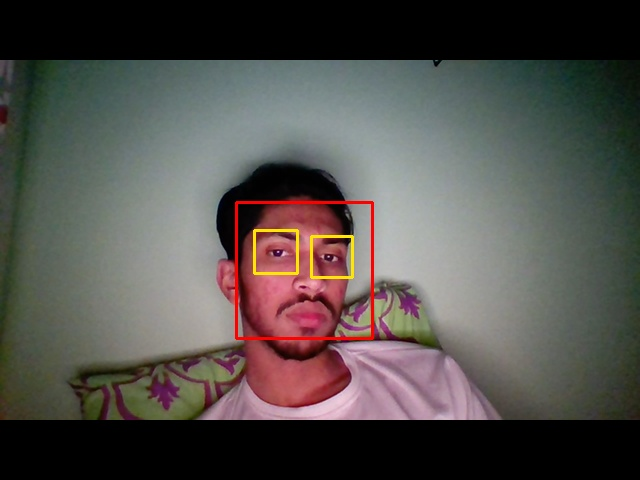
#> input picture Facedetect_webcam_0.jpg, 640 x 480 px
$ python 'face_detect Static.py'
#> lines starting #> are read from the running program, lines starting #| are printed output that depends on the picture; after the words box and inside, x2 and y2 are one past the last pixel; in counts of white or black regions, pixels touching at a corner belong together
import cv2
def detect():
    img_path=input("enter image name")
#> the answer given: Facedetect_webcam_0.jpg


# Create the haar cascade
    faceCascade = cv2.CascadeClassifier("haarcascade_frontalface_alt2.xml")

# Read the image
    image = cv2.imread(img_path)
#> image is the input picture: shape (480, 640, 3); mean B, G, R 75.1, 78.9, 82.2
    gray = cv2.cvtColor(image, cv2.COLOR_BGR2GRAY)
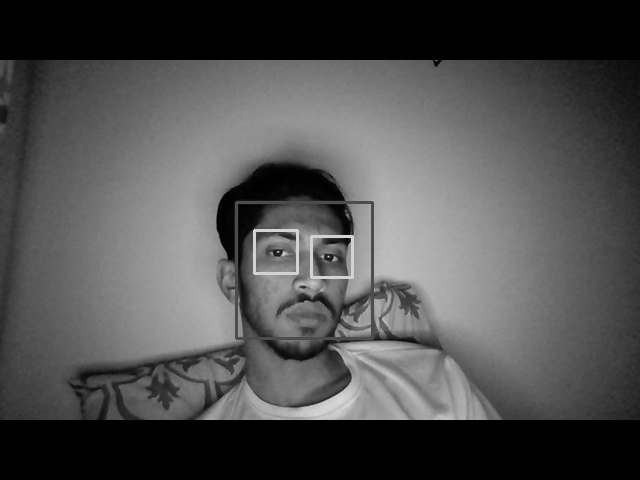
#> gray: shape (480, 640); min 0, max 217, mean 79.4

# Detect faces in the image
    faces = faceCascade.detectMultiScale(
        gray,
        scaleFactor=1.1,
        minNeighbors=6)
#> faces = [[236, 201, 140, 140]]

# Draw a rectangle around the faces
    for (x, y, w, h) in faces:
        cv2.rectangle(image, (x, y), (x+w, y+h), (0, 255, 0), 2)
#> this loop made 1 pass
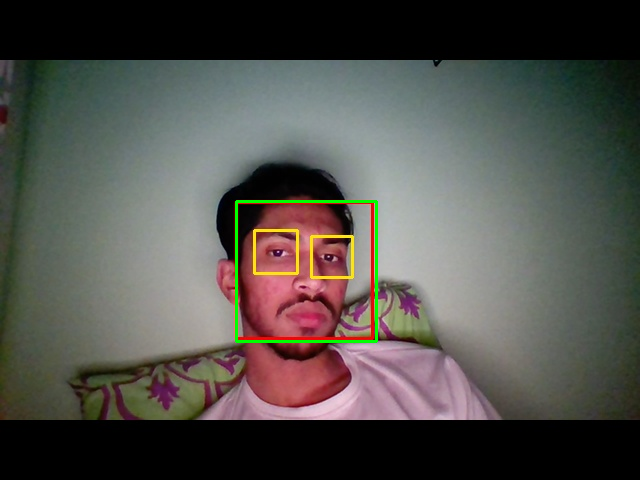
#> image: shape (480, 640, 3); 0.55% of pixels changed, all inside (x1, y1, x2, y2) = (235, 200, 378, 343)

    cv2.imshow("Faces found", image)
    print("Found {0} faces!".format(len(faces)))
#| Found 1 faces!

    cv2.waitKey(0)
    cv2.destroyAllWindows()

detect()

$ run again, on vamps.jpg
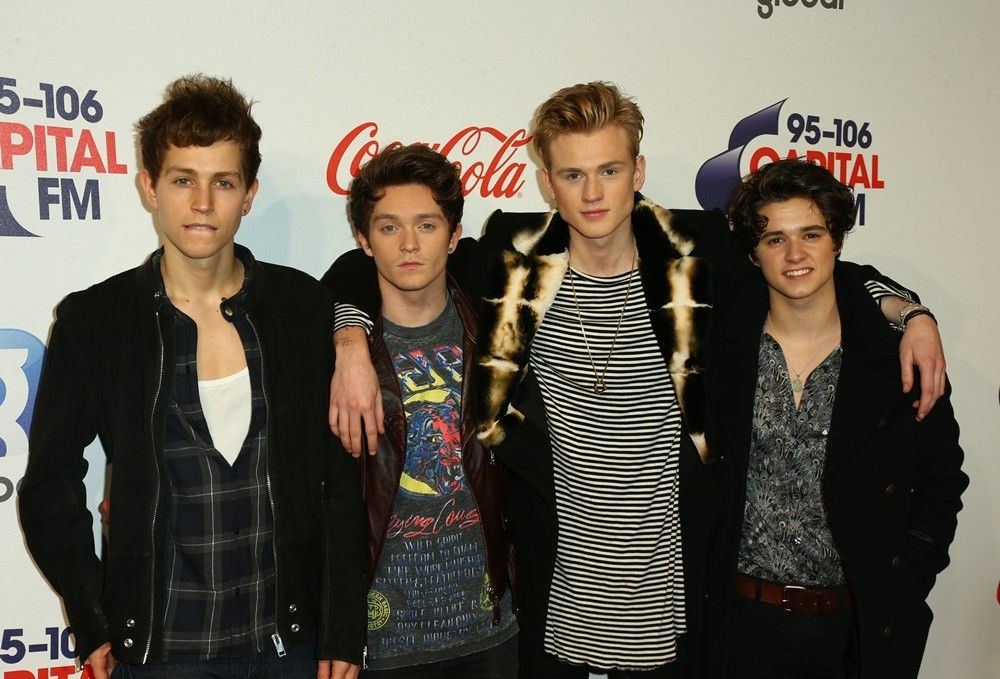
#> input picture vamps.jpg, 1000 x 679 px
#> in detect, image is the input picture: shape (679, 1000, 3); mean B, G, R 90.4, 102.5, 109.4
#> in detect, `gray = cv2.cvtColor(image, cv2.COLOR_BGR2GRAY)`:
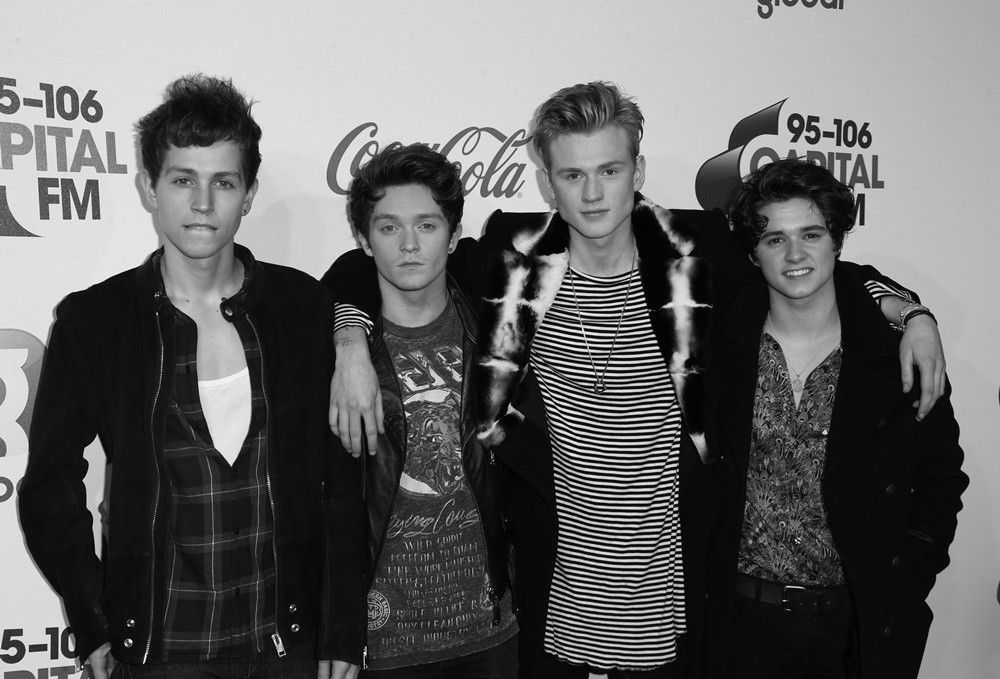
#> gray: shape (679, 1000); min 0, max 255, mean 103.2
#> faces = [[546, 138, 94, 94], [360, 188, 97, 97], [748, 203, 93, 93], [147, 139, 113, 113]]
#> the loop in detect, `for (x, y, w, h) in faces:` made 4 passes
#> after the loop in detect, `for (x, y, w, h) in faces:`:
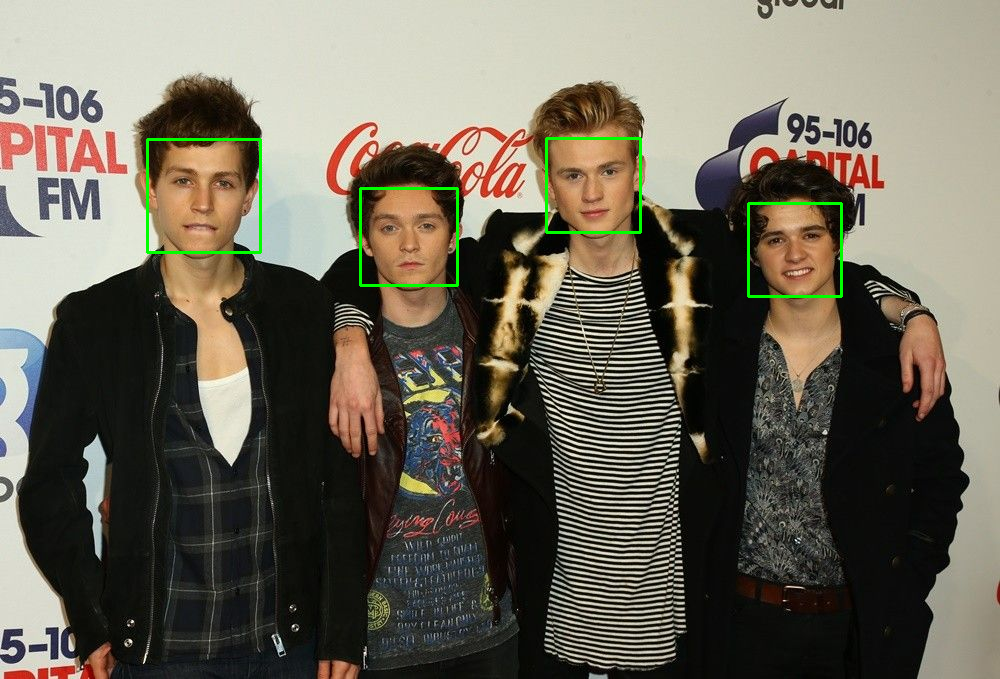
#> image: shape (679, 1000, 3); 0.7% of pixels changed, all inside (x1, y1, x2, y2) = (146, 137, 843, 298)
#| Found 4 faces!

$ run again, on Facedetect_webcam_2.png
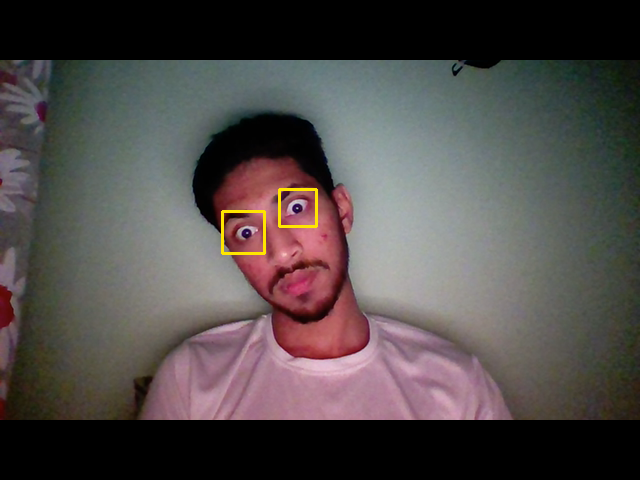
#> input picture Facedetect_webcam_2.png, 640 x 480 px
#> in detect, image is the input picture: shape (480, 640, 3); mean B, G, R 73, 74.2, 80.1
#> in detect, `gray = cv2.cvtColor(image, cv2.COLOR_BGR2GRAY)`:
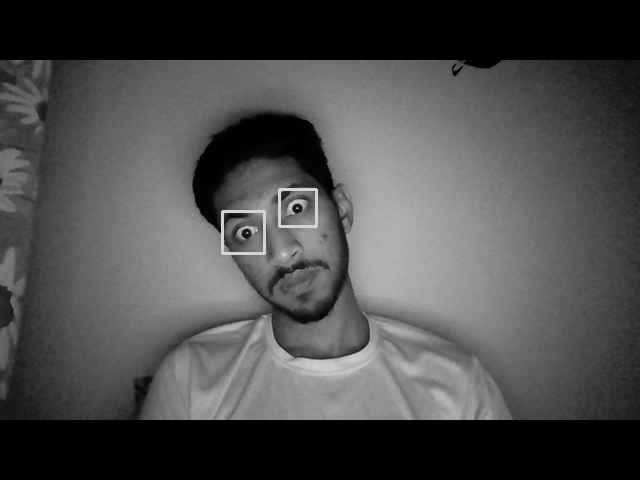
#> gray: shape (480, 640); min 0, max 212, mean 75.8
#> faces = ()
#| Found 0 faces!

$ run again, on Facedetect_webcam_5.png
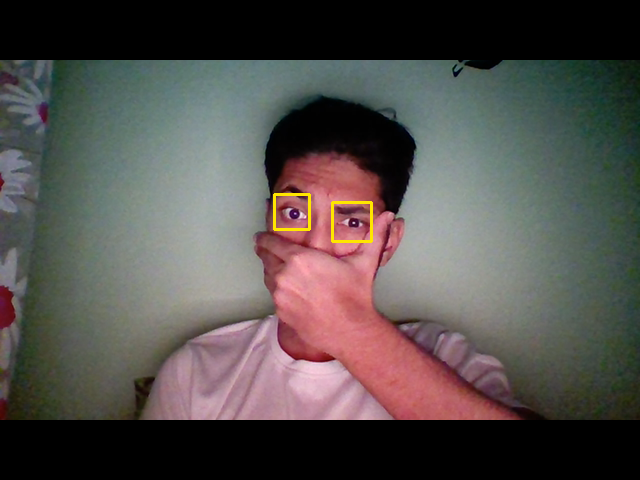
#> input picture Facedetect_webcam_5.png, 640 x 480 px
#> in detect, image is the input picture: shape (480, 640, 3); mean B, G, R 75.8, 78.7, 83.2
#> in detect, `gray = cv2.cvtColor(image, cv2.COLOR_BGR2GRAY)`:
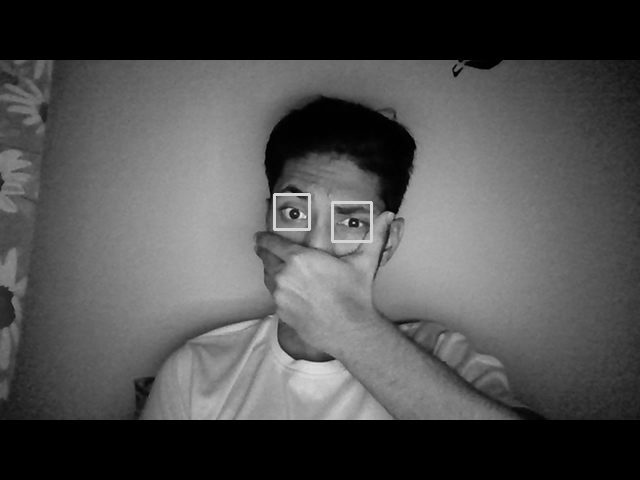
#> gray: shape (480, 640); min 0, max 235, mean 79.7
#> faces = ()
#| Found 0 faces!
